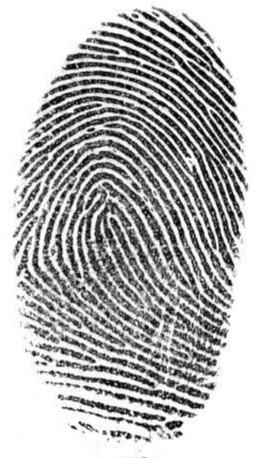
#> input picture Databases/db_C/00002225_02.png, 256 x 458 px
$ python orb.py
#> lines starting #> are read from the running program, lines starting #| are printed output that depends on the picture
import cv2
from skimage.feature import (match_descriptors, ORB, plot_matches)

""" Clear matches for which NN ratio is > than threshold """
def filter_distance(matches):
    ratio = 0.75
    dist = [m.distance for m in matches]
    thres_dist = (sum(dist) / len(dist)) * ratio

    # keep only the reasonable matches
    sel_matches = [m for m in matches if m.distance < thres_dist]
    #print('#selected matches:%d (out of %d)' % (len(sel_matches), len(matches)))
    return sel_matches

def orb_code(img, mode='cv2'):

    if mode=='sk':
        descriptor_extractor = ORB(n_keypoints=100)
        descriptor_extractor.detect_and_extract(img)
        kpts = descriptor_extractor.keypoints
        desc = descriptor_extractor.descriptors
    elif mode=='cv2':
        orb = cv2.ORB_create(1000)
        kpts, desc = orb.detectAndCompute(img, None)
    else:
        print('ORB mode is either sk or cv2')

    return kpts, desc

def orb_match(desc1, desc2, mode='cv2'):
    if mode=='sk':
        matches = match_descriptors(desc1, desc2, cross_check=True)
    elif mode=='cv2':
        bf = cv2.BFMatcher(cv2.NORM_HAMMING, crossCheck=True)
        matches = bf.match(desc1, desc2)
        matches = sorted(matches, key=lambda x: x.distance)
        matches = filter_distance(matches)
    else:
        print('ORB mode is either sk or cv2')

    return matches


if __name__ == '__main__':


    # Test Sarah
    img1 = cv2.imread('Databases/db_C/00002225_02.png',0)
#> img1 is the input picture: shape (458, 256); min 1, max 255, mean 179.2
    img2 = cv2.imread('Databases/db_F/00002225_02.png',0)
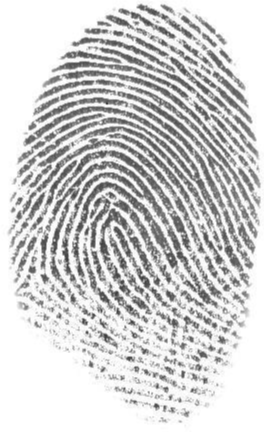
#> input picture Databases/db_F/00002225_02.png, 264 x 432 px
#> img2 is the input picture: shape (432, 264); min 60, max 255, mean 207.4
    img3 = cv2.imread('Databases/db_H/00002225_02.png',0)
    img4 = cv2.imread('Databases/db_M/00002225_02.png',0)
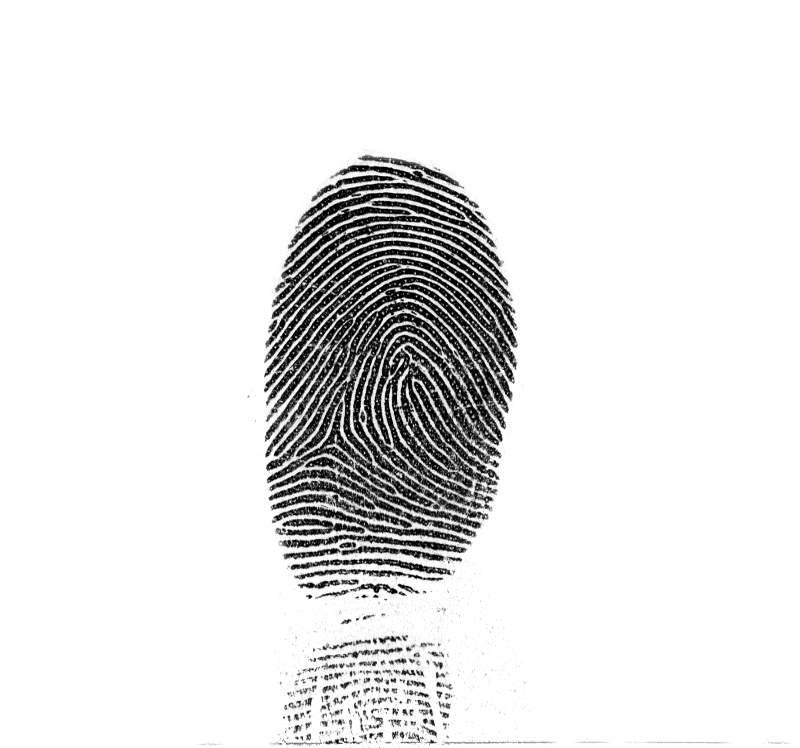
#> input picture Databases/db_M/00002225_02.png, 800 x 748 px
#> img4 is the input picture: shape (748, 800); min 0, max 255, mean 230.8

    jmg1 = cv2.imread('Databases/db_C/00002229_02.png',0)
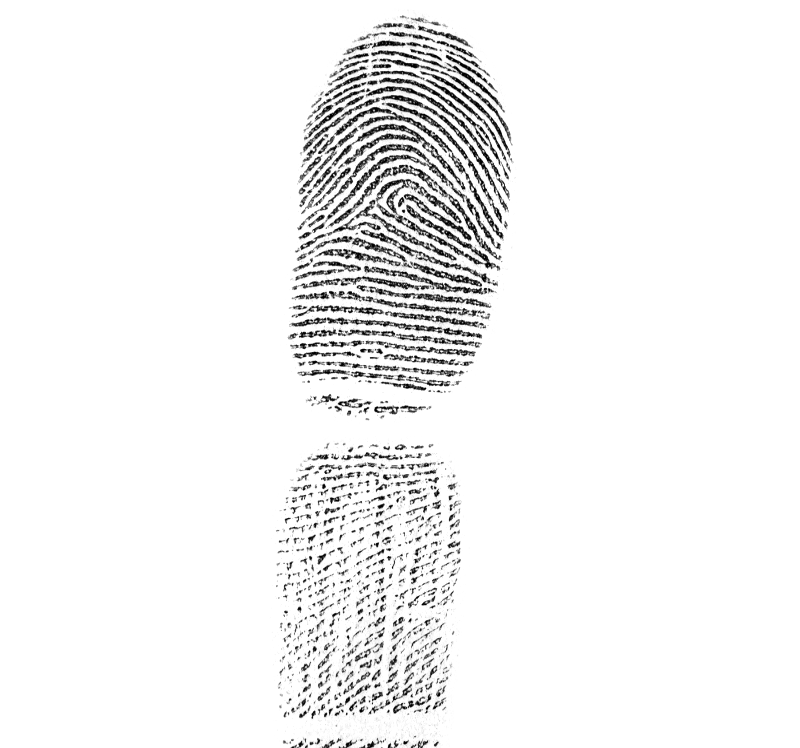
#> input picture Databases/db_M/00002229_02.png, 800 x 748 px, found by its file name
#> jmg1 is the input picture: shape (748, 800); min 0, max 255, mean 242.8
    jmg2 = cv2.imread('Databases/db_F/00002241_02.png',0)
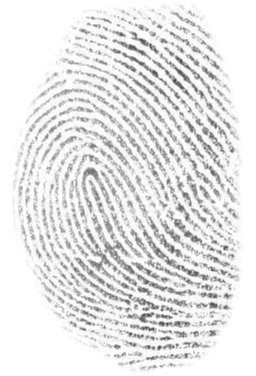
#> input picture Databases/db_F/00002241_02.png, 256 x 376 px
#> jmg2 is the input picture: shape (376, 256); min 66, max 255, mean 229.3
    jmg3 = cv2.imread('Databases/db_H/00002225_01.png',0)
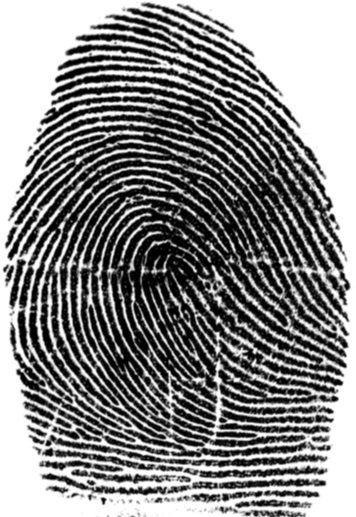
#> input picture Databases/db_H/00002225_01.png, 356 x 517 px
#> jmg3 is the input picture: shape (517, 356); min 0, max 255, mean 134.2
    jmg4 = cv2.imread('Databases/db_M/00002229_07.png',0)

    # cv2.imshow('test1', img1)
    # cv2.imshow('test2', img2)
    # cv2.waitKey()

    kpts1, desc1 = orb_code(img1)
#> in orb_code, `kpts, desc = orb.detectAndCompute(img, None)`: kpts = 967 keypoints; strongest (x, y, size): (164, 418, 31), (163, 419, 37.2), (166, 424, 31), (181, 422, 31)
#> kpts1 has the same summary as kpts in orb_code
    out_img1 = img1.copy()
    out_img1 = cv2.drawKeypoints(img1, kpts1, out_img1, color=(255,0,0), flags=0)
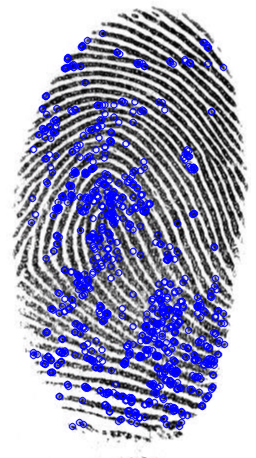
#> out_img1: shape (458, 256, 3); mean of channels 0, 1, 2 191.7, 162.2, 162.2; drawn as B, G, R
    # cv2.imshow('kpts1', out_img1)
    kpts2, desc2 = orb_code(img2)
#> in orb_code (call 2), `kpts, desc = orb.detectAndCompute(img, None)`: kpts = 981 keypoints; strongest (x, y, size): (94, 315, 31), (214, 324, 31), (92, 317, 31), (115, 228, 37.2)
#> kpts2 has the same summary as kpts in orb_code
    out_img2 = img2.copy()
    out_img2 = cv2.drawKeypoints(img2, kpts2, out_img2, color=(255,0,0), flags=0)
    # cv2.imshow('kpts2', out_img2)
    _, desc3 = orb_code(img3)
#> in orb_code (call 3), `kpts, desc = orb.detectAndCompute(img, None)`: kpts = 967 keypoints; strongest (x, y, size): (164, 418, 31), (163, 419, 37.2), (166, 424, 31), (181, 422, 31)
    _, desc4 = orb_code(img4)
#> in orb_code (call 4), `kpts, desc = orb.detectAndCompute(img, None)`: kpts = 1000 keypoints; strongest (x, y, size): (395, 591, 31), (377, 591, 31), (392, 680, 31), (310, 596, 31)

    cv2.waitKey()


    _, jesc1 = orb_code(jmg1)
#> in orb_code (call 5), `kpts, desc = orb.detectAndCompute(img, None)`: kpts = 1000 keypoints; strongest (x, y, size): (375, 409, 31), (376, 407, 31), (340, 403, 31), (362, 349, 31)
    _, jesc2 = orb_code(jmg2)
#> in orb_code (call 6), `kpts, desc = orb.detectAndCompute(img, None)`: kpts = 912 keypoints; strongest (x, y, size): (160, 323, 31), (224, 249, 31), (161, 322, 37.2), (211, 304, 37.2)
    _, jesc3 = orb_code(jmg3)
#> in orb_code (call 7), `kpts, desc = orb.detectAndCompute(img, None)`: kpts = 1000 keypoints; strongest (x, y, size): (48, 444, 37.2), (47, 444, 31), (49, 444, 31), (253, 364, 31)
    _, jesc4 = orb_code(jmg4)


    matches12 = orb_match(desc1, desc2)
#> in orb_match, `matches = bf.match(desc1, desc2)`: matches = 321 matches
#> in filter_distance, `dist = [m.distance for m in matches]`: dist = 321 values from 37 to 90
#> in filter_distance, `thres_dist = (sum(dist) / len(dist)) * ratio`: thres_dist = 55.3
#> in filter_distance, `sel_matches = [m for m in matches if m.distance < thres_dist]`: sel_matches = 11 matches
#> matches12 = 11 matches
    matches13 = orb_match(desc1, desc3)
#> in orb_match (call 2), `matches = bf.match(desc1, desc2)`: matches = 967 matches
#> matches13 = []
    matches14 = orb_match(desc1, desc4)
#> in orb_match (call 3), `matches = bf.match(desc1, desc2)`: matches = 266 matches
#> in filter_distance (call 3), `sel_matches = [m for m in matches if m.distance < thres_dist]`: sel_matches = 18 matches
#> matches14 = 18 matches
    matches23 = orb_match(desc2, desc3)
#> in orb_match (call 4), `matches = bf.match(desc1, desc2)`: matches = 321 matches
#> in filter_distance (call 4), `sel_matches = [m for m in matches if m.distance < thres_dist]`: sel_matches = 11 matches
#> matches23 = 11 matches
    matches24 = orb_match(desc3, desc4)
#> in orb_match (call 5), `matches = bf.match(desc1, desc2)`: matches = 266 matches
#> in filter_distance (call 5), `sel_matches = [m for m in matches if m.distance < thres_dist]`: sel_matches = 18 matches
#> matches24 = 18 matches
    matches34 = orb_match(desc3, desc4)
#> in orb_match (call 6), `matches = bf.match(desc1, desc2)`: matches = 266 matches
#> in orb_match (call 6), `matches = filter_distance(matches)`: matches = 18 matches
#> matches34 = 18 matches

    mout = cv2.drawMatches(img1, kpts1, img2, kpts2, matches12, img1)
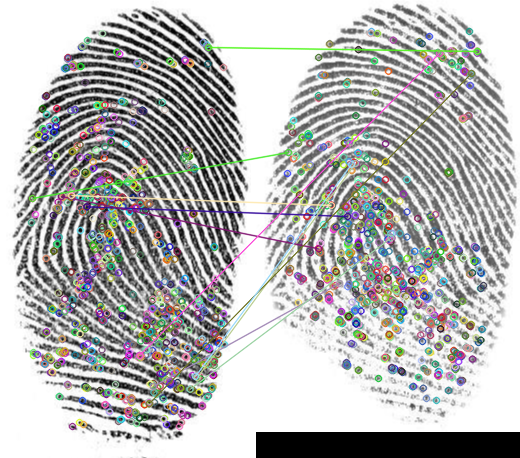
#> mout: shape (458, 520, 3); mean of channels 0, 1, 2 182.9, 183.5, 183.3; drawn as B, G, R
    cv2.imshow('m', mout)
    cv2.waitKey()

    print("nb matches", len(matches12), len(matches13), len(matches14),
          len(matches23), len(matches23), len(matches34))
#| nb matches 11 0 18 11 11 18


    jatches12 = orb_match(desc1, jesc2)
#> in orb_match (call 7), `matches = bf.match(desc1, desc2)`: matches = 319 matches
#> in filter_distance (call 7), `sel_matches = [m for m in matches if m.distance < thres_dist]`: sel_matches = 14 matches
#> jatches12 = 14 matches
    jatches13 = orb_match(desc1, jesc3)
#> in orb_match (call 8), `matches = bf.match(desc1, desc2)`: matches = 356 matches
#> in filter_distance (call 8), `sel_matches = [m for m in matches if m.distance < thres_dist]`: sel_matches = 18 matches
#> jatches13 = 18 matches
#> (the run stopped early here; a loop or call above may not have finished)
